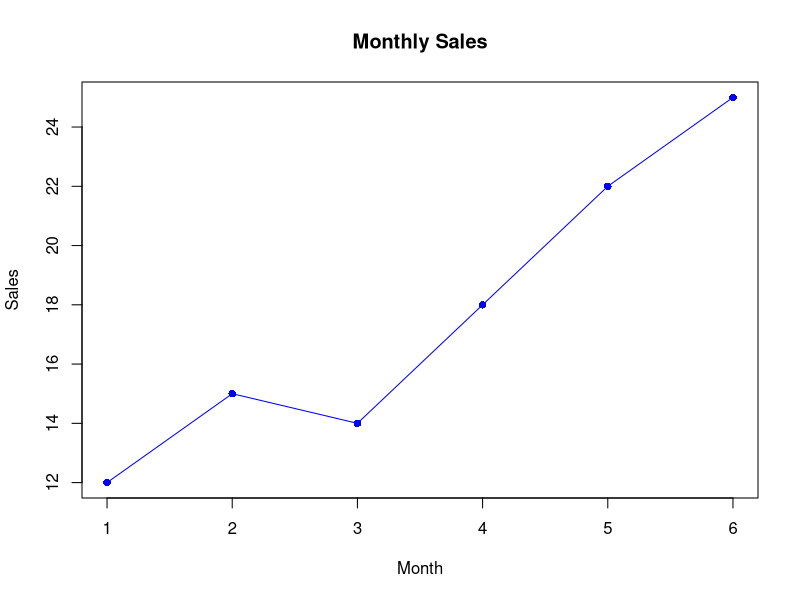

The R source for this figure:
# Example measurements recorded over six months
month <- 1:6
sales <- c(12, 15, 14, 18, 22, 25)

plot(
  month,
  sales,
  type = "o",
  main = "Monthly Sales",
  xlab = "Month",
  ylab = "Sales",
  col = "blue",
  pch = 16
)
